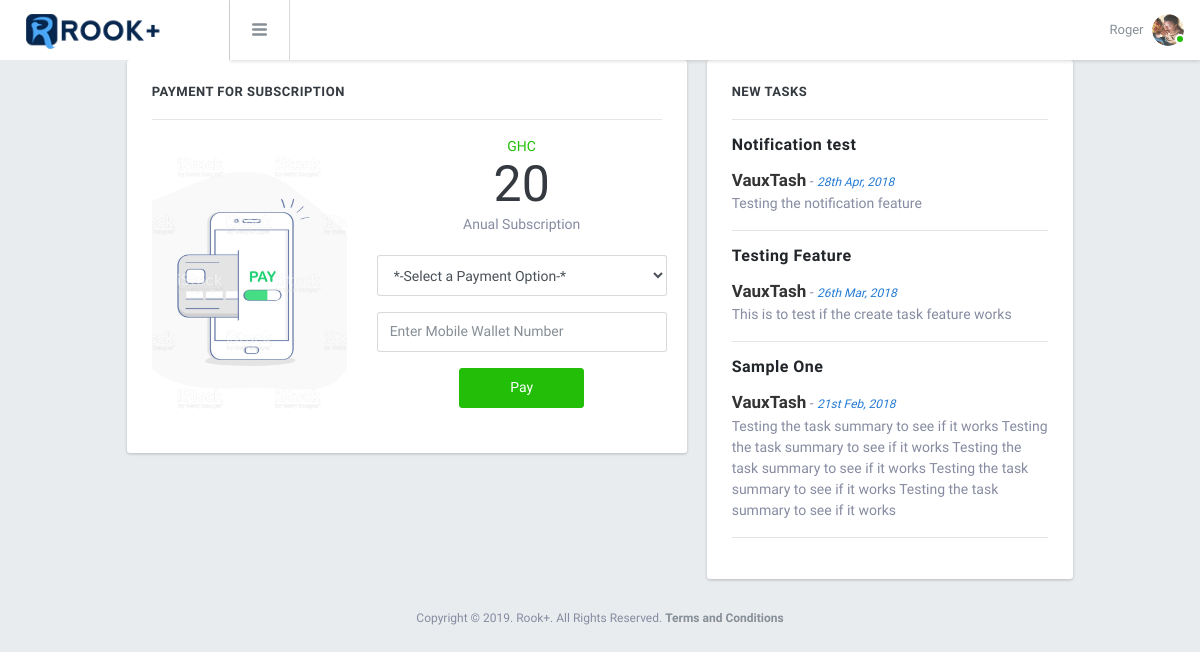
Page /subscription (signed in) on the committed database.
### tables this page shows
CREATE TABLE `students` (
  `stid` int(11) NOT NULL,
  `fname` varchar(80) NOT NULL,
  `lname` varchar(80) NOT NULL,
  `gender` enum('f','m') NOT NULL,
  `dob` date NOT NULL,
  `school` varchar(100) DEFAULT NULL,
  `program` varchar(100) DEFAULT NULL,
  `year` int(4) DEFAULT NULL,
  `username` varchar(80) DEFAULT NULL,
  `active` enum('0','1','2') NOT NULL DEFAULT '0',
  `city` varchar(100) DEFAULT NULL,
  `state` varchar(100) DEFAULT NULL,
  `postal` varchar(100) DEFAULT NULL,
  `country` int(11) NOT NULL,
  `phone` varchar(30) DEFAULT NULL,
  `avatar` varchar(100) DEFAULT NULL,
  `date` datetime NOT NULL,
  `subscription` datetime DEFAULT NULL,
  `welcome` enum('0','1') DEFAULT '0'
);

CREATE TABLE `appusers` (
  `apid` int(11) NOT NULL,
  `userid` int(11) NOT NULL,
  `email` varchar(80) NOT NULL,
  `password` varchar(80) NOT NULL,
  `user_type` enum('s','c','a') NOT NULL,
  `token` varchar(100) DEFAULT NULL,
  `firebase` varchar(100) DEFAULT NULL
);

CREATE TABLE `task` (
  `tid` int(11) NOT NULL,
  `cid` int(11) NOT NULL,
  `title` varchar(100) NOT NULL,
  `summary` text NOT NULL,
  `file` varchar(100) DEFAULT NULL,
  `days` int(11) DEFAULT NULL,
  `delete_task` enum('0','1') NOT NULL DEFAULT '0',
  `date` datetime NOT NULL
);

CREATE TABLE `company` (
  `cid` int(11) NOT NULL,
  `cname` varchar(100) NOT NULL,
  `location` varchar(100) NOT NULL,
  `address` varchar(100) NOT NULL,
  `email` varchar(100) DEFAULT NULL,
  `bio` text NOT NULL,
  `logo` varchar(80) DEFAULT NULL,
  `active` enum('0','1','2') NOT NULL DEFAULT '0',
  `date` datetime NOT NULL,
  `passcode` varchar(100) DEFAULT NULL,
  `subscription` datetime DEFAULT NULL
);

### app/clean.php (called while the page is built, shortened)
<?php
function clean($link,$data){
	return htmlentities(strip_tags(mysqli_real_escape_string($link,$data)));
}
?>

### subscription.php (the view, shortened to what this page needs)
<?php
require 'app/user.php';
require 'app/company.php';
$ux = new User();
$apid = $_SESSION['apid'];
$uc = $ux->get_user_type($apid);
$usertype = $uc['user_type'];
if($usertype == 's'){
  $userx = $ux->user_data($apid, "fname,lname,active,avatar,username");
  $fname = $userx['fname'];
  if(empty($userx['avatar'])){
    $logo = 'p.png';
  }
  else{
    $logo = $userx['avatar'];
  }
  $amount = 20;
  $sublengt = 'Anual Subscription';
  $vest = $ux->honey_pot();
}
?>
<!DOCTYPE html>
<html lang="en">
<head>
    <link href="css/font-awesome.css" rel="stylesheet">
    <link href="css/ionicons.css" rel="stylesheet">
    <link href="lib/perfect-scrollbar/css/perfect-scrollbar.css" rel="stylesheet">
    <link href="lib/jquery-switchbutton/jquery.switchButton.css" rel="stylesheet">
    <link href="lib/rickshaw/rickshaw.min.css" rel="stylesheet">
    <link href="css/select2.min.css" rel="stylesheet">
    <link href="css/parsley.css" rel="stylesheet">
    <link href="css/spinkit.css" rel="stylesheet">
    <link href="css/sweetalert2.min.css" rel="stylesheet">
    <link rel="stylesheet" href="css/rook.css">
  </head>
  <body>
    <div class="br-logo"><a href="dashboard" class="inner-link"><img alt="" src="assets/images/logo.png" width="150"></a></div>
    <div class="br-header">
      <div class="br-header-left">
        <div class="navicon-left hidden-md-down"><a id="btnLeftMenu" href="#"><i class="icon ion-navicon-round"></i></a></div>
      </div>
      <div class="br-header-right">
        <nav class="nav">
          <div class="dropdown">
            <a href="#" class="nav-link nav-link-profile" data-toggle="dropdown">
              <span class="logged-name hidden-md-down"><?php echo $fname;?></span>
              <img src="img/avatar/<?php echo $logo; ?>" class="wd-32 rounded-circle" alt="">
              <span class="square-10 bg-success"></span>
            </a>
          </div>
        </nav>
      </div>
    </div>
    <div class="br-mainpanel" style="margin-left: 0;">
      <div class="br-pagebody mg-t-150">
        <div class="row row-sm mg-t-20">
          <div class="col-md-6 col-md-offset-1">
            <div class="card bd-0 shadow-base">
              <div class="pd-x-25 pd-t-25 pd-b-25">
                <h6 class="tx-13 tx-uppercase tx-inverse tx-semibold tx-spacing-1 mg-b-20">Payment for Subscription</h6>
                <hr>
                <div class="tx-center">
                <div class="row ht-100p">
                  <div class="col-md-5">
                    <img src="img/pay.jpg" class="wd-100p ht-100p object-fit-cover rounded" alt="Image">
                  </div>
                  <div class="col-md-7 pd-y-0 pd-r-10 d-flex align-items-start flex-column">
                    <p class="mg-b-0 tx-center tx-success" style="width:100%;">GHC</p>
                    <h4 class="tx-normal tx-inverse tx-roboto tx-50 mg-b-2" style="width:100%;"><?php echo $amount;?></h4>
                    <p class="mg-b-20" style="width:100%;"><?php echo $sublengt;?></p>
                    <form id="form" data-parsley-validate style="width:100%;">
                      <div class="form-group">
                      <select class="form-control" name="ptype" id="ptype" required>
                        <option value="">*-Select a Payment Option-*</option>
                      </select>
                      </div>
                      <div class="form-group">
                        <input type="text" class="form-control" data-parsley-length="[10, 10]" data-parsley-type="digits" name="phone" id="wallet" placeholder="Enter Mobile Wallet Number" required>
                      </div>
                      <p class="mg-b-20">
                        <button id="pay" type="submit" name="pay" class="btn btn-success pd-x-50">Pay</button>
                      </p>
                    </form>
                  </div>
                </div>
                </div>
              </div>
            </div>
          </div>
          <div class="col-md-4">
            <div class="card bd-0 shadow-base">
              <div class="pd-x-25 pd-t-25 pd-b-25">
                <h6 class="tx-13 tx-uppercase tx-inverse tx-semibold tx-spacing-1 mg-b-20">New Tasks</h6>
                <hr>
                <?php echo $vest;?>
              </div>
            </div>
          </div>
        </div>
      </div>
      <footer class="br-footer">
        <p style="width: 100%;" class="text-center mg-b-2"><?php echo $footer;?></p>
      </footer>
    </div>
  </body>
</html>

### app/user.php (shortened to what this page needs)
<?php
require('connect.php');
class User{
	public function user_data($apid){
		global $link;
		$func_num_args = func_num_args();
		$func_get_args = func_get_args();
		$uc = $this->get_user_type($apid);
		$usertype = $uc['user_type'];
		$userid = $uc['userid'];
		if($func_num_args > 1){
			unset($func_get_args[0]);
			$fields = ''.implode(',',$func_get_args).'';
			$userid = clean($link, $userid);
			if($usertype == 'a'){
				$data = mysqli_fetch_assoc(mysqli_query($link, "SELECT $fields FROM admins WHERE aid='$userid' "));
				return $data;
			}
			else if($usertype == 'c'){
				$data = mysqli_fetch_assoc(mysqli_query($link, "SELECT $fields FROM company WHERE cid='$userid' "));
				return $data;
			}
			else{
				$data = mysqli_fetch_assoc(mysqli_query($link, "SELECT $fields FROM students WHERE stid='$userid' "));
				return $data;
			}
		}
	}
	public function honey_pot(){
		global $link;
		$q = mysqli_query($link, "SELECT * FROM task WHERE 1 ORDER BY RAND() LIMIT 5");
		$qnum = mysqli_num_rows($q);
		$task='';
		while ($qr = mysqli_fetch_array($q, MYSQLI_ASSOC)) {
			$cid = $qr['cid'];
			$cq = mysqli_query($link, "SELECT cname FROM company WHERE cid='$cid'");
			$cqr = mysqli_fetch_assoc($cq);
			$datepost = strtotime(date("Y-m-d", strtotime($qr['date'])));
      $tdate = strtotime(date("Y-m-d", time()));
      $datedif = $tdate - $datepost;
      if($datedif < 86400){
          $timepost = 'Today '.date("g:i A",strtotime($qr['date']));
      }
      else if($datedif >= 86400 && $datedif < 172800){
          $timepost = 'Yesterday '.date("g:i A",strtotime($qr['date']));
      }
      else if($datedif >= 31104000){
          $timepost = date("jS M, Y",strtotime($qr['date']));
      }
      else{
          $timepost = date("jS M",strtotime($qr['date']));
      }
			$task .= '<h6 class="card-title">'.$qr['title'].'</h6>
                <p class="card-subtitle"><a class="stylename" href="company_profile?company='.$cid.'"><b style="font-size: 17px;color: #333;">'.$cqr['cname'].'</b></a> - <i style="color: #237ad4;font-size: 12px;">'.$timepost.'</i></p>
                <p class="card-text">'.$qr['summary'].'</p>
                <hr>';
		}
		return $task;
	}
	public function get_user_type($apid){
		global $link;
		$apid = clean($link, $apid);
		$data = mysqli_fetch_assoc(mysqli_query($link, "SELECT user_type, userid FROM appusers WHERE apid='$apid' "));
		return $data;
	}
}
?>

### rows in the picture
students: fname "Roger", avatar (picture)
appusers: user_type "20", user_type "Anual Subscription"
task: title "Notification test", cid.cname "VauxTash", date "28th Apr, 2018", summary "Testing the notification feature"
task: title "Testing Feature", cid.cname "VauxTash", date "26th Mar, 2018", summary "This is to test if the create task feature works"
task: title "Sample One", cid.cname "VauxTash", date "21st Feb, 2018", summary "Testing the task summary to see if it works Testing the task summary to see if it works Testing the task summary to see if it works Testing the task summary to see if it works Testing the task summary to see if it works"
